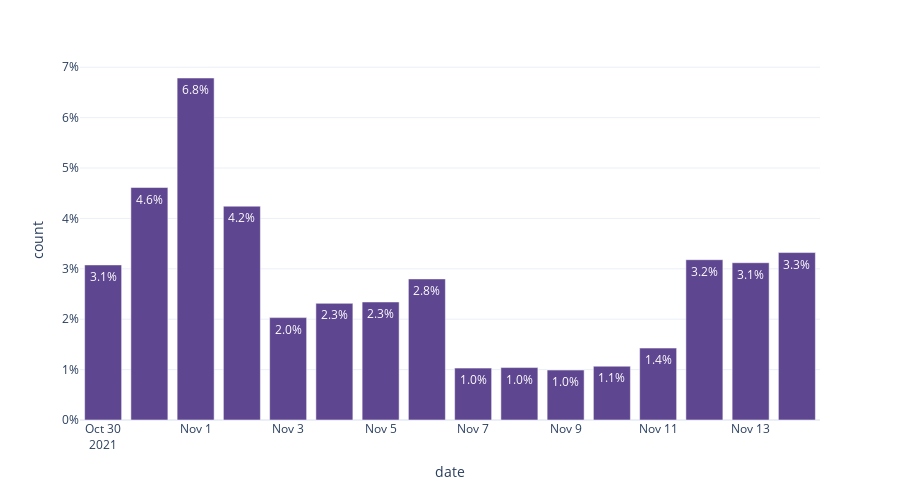

Write notebook code for a chart like this one.
### Markdown cell above
## Analyse 4 - évolution du volume médiatique le long de la COP

### Code cell
# Multiplier = n_mentions * 2 min / (n_channels * 60 minutes * 20h)
multiplier = 2 / (data["channel_name"].nunique() * 60 * 18)

fig = show_mentions_over_time(data,freq = "D",method = multiplier,height = 500,text_auto = ".1%")
fig.update_layout(yaxis_tickformat='0%')

### Figure 1 — Plotly figure (JSON) as saved in the notebook; plotly's stock layout.template omitted (floating-point values rounded to 4 significant figures)
{"data": [{"alignmentgroup": "True", "hovertemplate": "date=%{x}<br>count=%{y}<extra></extra>", "legendgroup": "", "marker": {"color": "rgb(95, 70, 144)", "pattern": {"shape": ""}}, "name": "", "offsetgroup": "", "orientation": "v", "showlegend": false, "textposition": "auto", "texttemplate": "%{y:.1%}", "x": ["2021-10-30T00:00:00", "2021-10-31T00:00:00", "2021-11-01T00:00:00", "2021-11-02T00:00:00", "2021-11-03T00:00:00", "2021-11-04T00:00:00", "2021-11-05T00:00:00", "2021-11-06T00:00:00", "2021-11-07T00:00:00", "2021-11-08T00:00:00", "2021-11-09T00:00:00", "2021-11-10T00:00:00", "2021-11-11T00:00:00", "2021-11-12T00:00:00", "2021-11-13T00:00:00", "2021-11-14T00:00:00"], "xaxis": "x", "y": [0.03077, 0.04613, 0.06786, 0.04243, 0.02032, 0.02315, 0.02342, 0.028, 0.01029, 0.0104, 0.009913, 0.01068, 0.01427, 0.03181, 0.03121, 0.03322], "yaxis": "y", "type": "bar"}], "layout": {"xaxis": {"anchor": "y", "domain": [0, 1], "title": {"text": "date"}}, "yaxis": {"anchor": "x", "domain": [0, 1], "title": {"text": "count"}, "tickformat": "0%"}, "legend": {"tracegroupgap": 0}, "margin": {"t": 60}, "barmode": "relative", "height": 500}}
